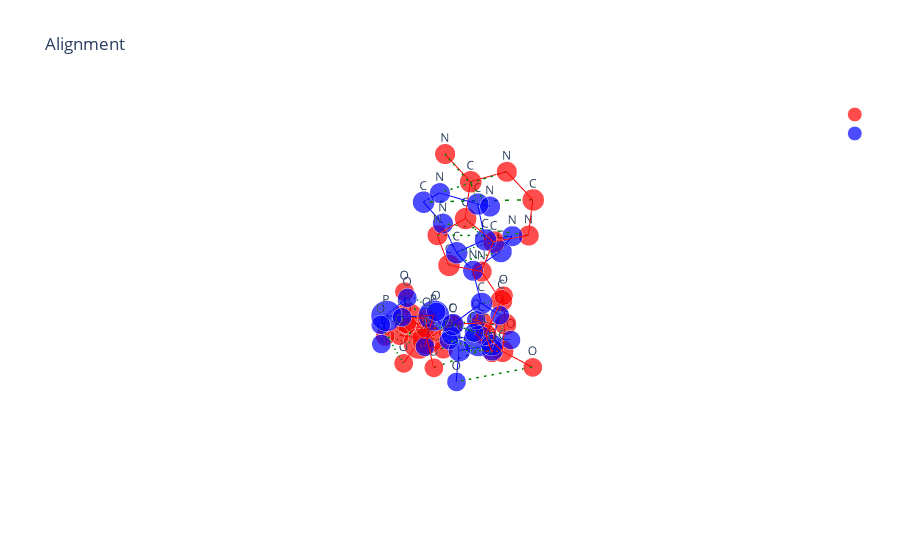

Notebook source saved alongside this figure:
### Code cell
df = pd.read_csv('./otmol_output/6ln3_ATP_result.csv')
data_path = "../Data/first_8_molecules_RDKIT"
ligand = '6ln3_ATP'
i = 17
nameB = ligand+'_conf'+str(i)+'_otmol.xyz'
path1 = os.path.join(data_path, 'extra_bio_ligands', ligand+'.pdb')
path2 = os.path.join(data_path, 'extra_bio_ligands_RDKIT', ligand, ligand+'_conf'+str(i)+'.pdb')
X_A, T_A, B_A = otm.tl.parse_pdb_file(path1)
X_B, T_B, B_B = otm.tl.parse_pdb_file(path2)
assignment = [int(x) for x in df['assignment'][i].strip('[]').split()]
P = otm.tl.permutation_to_matrix(assignment)
X_B_aligned, _, _ = otm.tl.kabsch(X_A, X_B, P) 
otm.tl.write_xyz_with_custom_labels(
    os.path.join('otmol_output', nameB), 
    X_B_aligned[assignment], 
    T_B[assignment],
    comment="aligned by OTMol")
print(otm.tl.root_mean_square_deviation(X_A, X_B_aligned[assignment]))
otm.pl.interactive_alignment_plot(X_A, X_B_aligned, T_A, T_B, B_A, B_B, assignment, '', '')

### Figure 1 — Plotly figure (JSON) as saved in the notebook; plotly's stock layout.template omitted (floating-point values rounded to 4 significant figures)
{"data": [{"marker": {"color": "red", "size": [21.4, 13.2, 13.2, 13.2, 21.4, 13.2, 13.2, 13.2, 21.4, 13.2, 13.2, 13.2, 13.2, 15.2, 15.2, 13.2, 15.2, 13.2, 15.2, 13.2, 15.2, 14.2, 15.2, 14.2, 15.2, 15.2, 14.2, 14.2, 15.2, 14.2, 15.2], "symbol": "circle"}, "mode": "markers+text", "name": "", "text": ["P", "O", "O", "O", "P", "O", "O", "O", "P", "O", "O", "O", "O", "C", "C", "O", "C", "O", "C", "O", "C", "N", "C", "N", "C", "C", "N", "N", "C", "N", "C"], "textposition": "top center", "type": "scatter3d", "x": [74.12, 73.75, 73.0, 75.5, 75.16, 74.55, 76.56, 74.15, 76.18, 77.42, 76.37, 75.1, 75.44, 74.17, 74.14, 74.11, 75.38, 75.1, 76.2, 77.07, 75.15, 75.51, 76.08, 76.19, 75.61, 75.43, 75.74, 74.78, 74.45, 74.6, 75.19], "y": [51.52, 50.1, 52.43, 51.75, 51.98, 51.06, 51.75, 52.19, 54.64, 54.15, 55.27, 53.44, 55.64, 56.28, 57.62, 57.37, 58.5, 59.89, 58.22, 59.28, 58.06, 57.26, 56.02, 55.5, 56.44, 56.48, 55.49, 57.57, 58.56, 58.64, 57.53], "z": [25.47, 25.81, 24.87, 24.97, 28.23, 29.17, 27.65, 27.02, 29.05, 29.71, 27.7, 28.99, 30.09, 29.79, 30.5, 31.91, 30.25, 30.09, 31.5, 31.79, 32.55, 33.74, 33.73, 34.93, 35.78, 37.18, 38.03, 37.67, 36.83, 35.51, 35.04]}, {"marker": {"color": "blue", "size": [21.4, 13.2, 13.2, 13.2, 21.4, 13.2, 13.2, 13.2, 21.4, 13.2, 13.2, 13.2, 13.2, 15.2, 15.2, 13.2, 15.2, 13.2, 15.2, 13.2, 15.2, 14.2, 15.2, 14.2, 15.2, 15.2, 14.2, 14.2, 15.2, 14.2, 15.2], "symbol": "circle"}, "mode": "markers+text", "name": "", "text": ["P", "O", "O", "O", "P", "O", "O", "O", "P", "O", "O", "O", "O", "C", "C", "O", "C", "O", "C", "O", "C", "N", "C", "N", "C", "C", "N", "N", "C", "N", "C"], "textposition": "top center", "type": "scatter3d", "x": [76.78, 76.13, 77.2, 77.89, 74.34, 73.27, 75.47, 75.51, 73.23, 72.08, 72.07, 73.68, 74.12, 74.33, 75.11, 74.46, 76.43, 77.4, 76.66, 77.72, 75.38, 74.85, 73.6, 73.93, 75.32, 75.55, 76.27, 76.34, 76.12, 75.28, 75.69], "y": [52.36, 53.28, 52.26, 53.44, 53.13, 52.18, 53.63, 51.93, 55.33, 54.12, 56.55, 53.77, 55.78, 57.13, 57.71, 57.51, 57.0, 57.78, 56.82, 57.66, 57.22, 56.23, 56.66, 57.43, 57.22, 56.97, 58.13, 55.82, 54.66, 54.87, 56.06], "z": [29.49, 30.72, 27.85, 30.2, 28.58, 27.71, 27.43, 28.44, 27.49, 27.53, 27.59, 27.19, 28.88, 28.75, 29.92, 31.11, 29.99, 29.38, 31.47, 31.8, 32.09, 33.01, 33.61, 34.77, 35.06, 36.51, 37.04, 36.83, 36.03, 34.88, 34.17]}, {"line": {"color": "red", "width": 2}, "mode": "lines", "showlegend": false, "type": "scatter3d", "x": [74.12, 73.75], "y": [51.52, 50.1], "z": [25.47, 25.81]}, {"line": {"color": "red", "width": 2}, "mode": "lines", "showlegend": false, "type": "scatter3d", "x": [74.12, 73.0], "y": [51.52, 52.43], "z": [25.47, 24.87]}, {"line": {"color": "red", "width": 2}, "mode": "lines", "showlegend": false, "type": "scatter3d", "x": [74.12, 75.5], "y": [51.52, 51.75], "z": [25.47, 24.97]}, {"line": {"color": "red", "width": 2}, "mode": "lines", "showlegend": false, "type": "scatter3d", "x": [74.12, 74.15], "y": [51.52, 52.19], "z": [25.47, 27.02]}, {"line": {"color": "red", "width": 2}, "mode": "lines", "showlegend": false, "type": "scatter3d", "x": [75.16, 74.55], "y": [51.98, 51.06], "z": [28.23, 29.17]}, {"line": {"color": "red", "width": 2}, "mode": "lines", "showlegend": false, "type": "scatter3d", "x": [75.16, 76.56], "y": [51.98, 51.75], "z": [28.23, 27.65]}, {"line": {"color": "red", "width": 2}, "mode": "lines", "showlegend": false, "type": "scatter3d", "x": [75.16, 74.15], "y": [51.98, 52.19], "z": [28.23, 27.02]}, {"line": {"color": "red", "width": 2}, "mode": "lines", "showlegend": false, "type": "scatter3d", "x": [75.16, 75.1], "y": [51.98, 53.44], "z": [28.23, 28.99]}, {"line": {"color": "red", "width": 2}, "mode": "lines", "showlegend": false, "type": "scatter3d", "x": [76.18, 77.42], "y": [54.64, 54.15], "z": [29.05, 29.71]}, {"line": {"color": "red", "width": 2}, "mode": "lines", "showlegend": false, "type": "scatter3d", "x": [76.18, 76.37], "y": [54.64, 55.27], "z": [29.05, 27.7]}, {"line": {"color": "red", "width": 2}, "mode": "lines", "showlegend": false, "type": "scatter3d", "x": [76.18, 75.1], "y": [54.64, 53.44], "z": [29.05, 28.99]}, {"line": {"color": "red", "width": 2}, "mode": "lines", "showlegend": false, "type": "scatter3d", "x": [76.18, 75.44], "y": [54.64, 55.64], "z": [29.05, 30.09]}, {"line": {"color": "red", "width": 2}, "mode": "lines", "showlegend": false, "type": "scatter3d", "x": [75.44, 74.17], "y": [55.64, 56.28], "z": [30.09, 29.79]}, {"line": {"color": "red", "width": 2}, "mode": "lines", "showlegend": false, "type": "scatter3d", "x": [74.17, 74.14], "y": [56.28, 57.62], "z": [29.79, 30.5]}, {"line": {"color": "red", "width": 2}, "mode": "lines", "showlegend": false, "type": "scatter3d", "x": [74.14, 74.11], "y": [57.62, 57.37], "z": [30.5, 31.91]}, {"line": {"color": "red", "width": 2}, "mode": "lines", "showlegend": false, "type": "scatter3d", "x": [74.14, 75.38], "y": [57.62, 58.5], "z": [30.5, 30.25]}, {"line": {"color": "red", "width": 2}, "mode": "lines", "showlegend": false, "type": "scatter3d", "x": [74.11, 75.15], "y": [57.37, 58.06], "z": [31.91, 32.55]}, {"line": {"color": "red", "width": 2}, "mode": "lines", "showlegend": false, "type": "scatter3d", "x": [75.38, 75.1], "y": [58.5, 59.89], "z": [30.25, 30.09]}, {"line": {"color": "red", "width": 2}, "mode": "lines", "showlegend": false, "type": "scatter3d", "x": [75.38, 76.2], "y": [58.5, 58.22], "z": [30.25, 31.5]}, {"line": {"color": "red", "width": 2}, "mode": "lines", "showlegend": false, "type": "scatter3d", "x": [76.2, 77.07], "y": [58.22, 59.28], "z": [31.5, 31.79]}, {"line": {"color": "red", "width": 2}, "mode": "lines", "showlegend": false, "type": "scatter3d", "x": [76.2, 75.15], "y": [58.22, 58.06], "z": [31.5, 32.55]}, {"line": {"color": "red", "width": 2}, "mode": "lines", "showlegend": false, "type": "scatter3d", "x": [75.15, 75.51], "y": [58.06, 57.26], "z": [32.55, 33.74]}, {"line": {"color": "red", "width": 2}, "mode": "lines", "showlegend": false, "type": "scatter3d", "x": [75.51, 76.08], "y": [57.26, 56.02], "z": [33.74, 33.73]}, {"line": {"color": "red", "width": 2}, "mode": "lines", "showlegend": false, "type": "scatter3d", "x": [75.51, 75.19], "y": [57.26, 57.53], "z": [33.74, 35.04]}, {"line": {"color": "red", "width": 2}, "mode": "lines", "showlegend": false, "type": "scatter3d", "x": [76.08, 76.19], "y": [56.02, 55.5], "z": [33.73, 34.93]}, {"line": {"color": "red", "width": 2}, "mode": "lines", "showlegend": false, "type": "scatter3d", "x": [76.19, 75.61], "y": [55.5, 56.44], "z": [34.93, 35.78]}, {"line": {"color": "red", "width": 2}, "mode": "lines", "showlegend": false, "type": "scatter3d", "x": [75.61, 75.43], "y": [56.44, 56.48], "z": [35.78, 37.18]}, {"line": {"color": "red", "width": 2}, "mode": "lines", "showlegend": false, "type": "scatter3d", "x": [75.61, 75.19], "y": [56.44, 57.53], "z": [35.78, 35.04]}, {"line": {"color": "red", "width": 2}, "mode": "lines", "showlegend": false, "type": "scatter3d", "x": [75.43, 75.74], "y": [56.48, 55.49], "z": [37.18, 38.03]}, {"line": {"color": "red", "width": 2}, "mode": "lines", "showlegend": false, "type": "scatter3d", "x": [75.43, 74.78], "y": [56.48, 57.57], "z": [37.18, 37.67]}, {"line": {"color": "red", "width": 2}, "mode": "lines", "showlegend": false, "type": "scatter3d", "x": [74.78, 74.45], "y": [57.57, 58.56], "z": [37.67, 36.83]}, {"line": {"color": "red", "width": 2}, "mode": "lines", "showlegend": false, "type": "scatter3d", "x": [74.45, 74.6], "y": [58.56, 58.64], "z": [36.83, 35.51]}, {"line": {"color": "red", "width": 2}, "mode": "lines", "showlegend": false, "type": "scatter3d", "x": [74.6, 75.19], "y": [58.64, 57.53], "z": [35.51, 35.04]}, {"line": {"color": "blue", "width": 2}, "mode": "lines", "showlegend": false, "type": "scatter3d", "x": [76.78, 76.13], "y": [52.36, 53.28], "z": [29.49, 30.72]}, {"line": {"color": "blue", "width": 2}, "mode": "lines", "showlegend": false, "type": "scatter3d", "x": [76.78, 77.2], "y": [52.36, 52.26], "z": [29.49, 27.85]}, {"line": {"color": "blue", "width": 2}, "mode": "lines", "showlegend": false, "type": "scatter3d", "x": [76.78, 77.89], "y": [52.36, 53.44], "z": [29.49, 30.2]}, {"line": {"color": "blue", "width": 2}, "mode": "lines", "showlegend": false, "type": "scatter3d", "x": [76.78, 75.51], "y": [52.36, 51.93], "z": [29.49, 28.44]}, {"line": {"color": "blue", "width": 2}, "mode": "lines", "showlegend": false, "type": "scatter3d", "x": [74.34, 73.27], "y": [53.13, 52.18], "z": [28.58, 27.71]}, {"line": {"color": "blue", "width": 2}, "mode": "lines", "showlegend": false, "type": "scatter3d", "x": [74.34, 75.47], "y": [53.13, 53.63], "z": [28.58, 27.43]}, {"line": {"color": "blue", "width": 2}, "mode": "lines", "showlegend": false, "type": "scatter3d", "x": [74.34, 75.51], "y": [53.13, 51.93], "z": [28.58, 28.44]}, {"line": {"color": "blue", "width": 2}, "mode": "lines", "showlegend": false, "type": "scatter3d", "x": [74.34, 73.68], "y": [53.13, 53.77], "z": [28.58, 27.19]}, {"line": {"color": "blue", "width": 2}, "mode": "lines", "showlegend": false, "type": "scatter3d", "x": [73.23, 72.08], "y": [55.33, 54.12], "z": [27.49, 27.53]}, {"line": {"color": "blue", "width": 2}, "mode": "lines", "showlegend": false, "type": "scatter3d", "x": [73.23, 72.07], "y": [55.33, 56.55], "z": [27.49, 27.59]}, {"line": {"color": "blue", "width": 2}, "mode": "lines", "showlegend": false, "type": "scatter3d", "x": [73.23, 73.68], "y": [55.33, 53.77], "z": [27.49, 27.19]}, {"line": {"color": "blue", "width": 2}, "mode": "lines", "showlegend": false, "type": "scatter3d", "x": [73.23, 74.12], "y": [55.33, 55.78], "z": [27.49, 28.88]}, {"line": {"color": "blue", "width": 2}, "mode": "lines", "showlegend": false, "type": "scatter3d", "x": [74.12, 74.33], "y": [55.78, 57.13], "z": [28.88, 28.75]}, {"line": {"color": "blue", "width": 2}, "mode": "lines", "showlegend": false, "type": "scatter3d", "x": [74.33, 75.11], "y": [57.13, 57.71], "z": [28.75, 29.92]}, {"line": {"color": "blue", "width": 2}, "mode": "lines", "showlegend": false, "type": "scatter3d", "x": [75.11, 74.46], "y": [57.71, 57.51], "z": [29.92, 31.11]}, {"line": {"color": "blue", "width": 2}, "mode": "lines", "showlegend": false, "type": "scatter3d", "x": [75.11, 76.43], "y": [57.71, 57.0], "z": [29.92, 29.99]}, {"line": {"color": "blue", "width": 2}, "mode": "lines", "showlegend": false, "type": "scatter3d", "x": [74.46, 75.38], "y": [57.51, 57.22], "z": [31.11, 32.09]}, {"line": {"color": "blue", "width": 2}, "mode": "lines", "showlegend": false, "type": "scatter3d", "x": [76.43, 77.4], "y": [57.0, 57.78], "z": [29.99, 29.38]}, {"line": {"color": "blue", "width": 2}, "mode": "lines", "showlegend": false, "type": "scatter3d", "x": [76.43, 76.66], "y": [57.0, 56.82], "z": [29.99, 31.47]}, {"line": {"color": "blue", "width": 2}, "mode": "lines", "showlegend": false, "type": "scatter3d", "x": [76.66, 77.72], "y": [56.82, 57.66], "z": [31.47, 31.8]}, {"line": {"color": "blue", "width": 2}, "mode": "lines", "showlegend": false, "type": "scatter3d", "x": [76.66, 75.38], "y": [56.82, 57.22], "z": [31.47, 32.09]}, {"line": {"color": "blue", "width": 2}, "mode": "lines", "showlegend": false, "type": "scatter3d", "x": [75.38, 74.85], "y": [57.22, 56.23], "z": [32.09, 33.01]}, {"line": {"color": "blue", "width": 2}, "mode": "lines", "showlegend": false, "type": "scatter3d", "x": [74.85, 73.6], "y": [56.23, 56.66], "z": [33.01, 33.61]}, {"line": {"color": "blue", "width": 2}, "mode": "lines", "showlegend": false, "type": "scatter3d", "x": [74.85, 75.69], "y": [56.23, 56.06], "z": [33.01, 34.17]}, {"line": {"color": "blue", "width": 2}, "mode": "lines", "showlegend": false, "type": "scatter3d", "x": [73.6, 73.93], "y": [56.66, 57.43], "z": [33.61, 34.77]}, {"line": {"color": "blue", "width": 2}, "mode": "lines", "showlegend": false, "type": "scatter3d", "x": [73.93, 75.32], "y": [57.43, 57.22], "z": [34.77, 35.06]}, {"line": {"color": "blue", "width": 2}, "mode": "lines", "showlegend": false, "type": "scatter3d", "x": [75.32, 75.55], "y": [57.22, 56.97], "z": [35.06, 36.51]}, {"line": {"color": "blue", "width": 2}, "mode": "lines", "showlegend": false, "type": "scatter3d", "x": [75.32, 75.69], "y": [57.22, 56.06], "z": [35.06, 34.17]}, {"line": {"color": "blue", "width": 2}, "mode": "lines", "showlegend": false, "type": "scatter3d", "x": [75.55, 76.27], "y": [56.97, 58.13], "z": [36.51, 37.04]}, {"line": {"color": "blue", "width": 2}, "mode": "lines", "showlegend": false, "type": "scatter3d", "x": [75.55, 76.34], "y": [56.97, 55.82], "z": [36.51, 36.83]}, {"line": {"color": "blue", "width": 2}, "mode": "lines", "showlegend": false, "type": "scatter3d", "x": [76.34, 76.12], "y": [55.82, 54.66], "z": [36.83, 36.03]}, {"line": {"color": "blue", "width": 2}, "mode": "lines", "showlegend": false, "type": "scatter3d", "x": [76.12, 75.28], "y": [54.66, 54.87], "z": [36.03, 34.88]}, {"line": {"color": "blue", "width": 2}, "mode": "lines", "showlegend": false, "type": "scatter3d", "x": [75.28, 75.69], "y": [54.87, 56.06], "z": [34.88, 34.17]}, {"line": {"color": "green", "dash": "longdash", "width": 3}, "mode": "lines", "showlegend": false, "type": "scatter3d", "x": [74.12, 76.78], "y": [51.52, 52.36], "z": [25.47, 29.49]}, {"line": {"color": "green", "dash": "longdash", "width": 3}, "mode": "lines", "showlegend": false, "type": "scatter3d", "x": [73.75, 77.2], "y": [50.1, 52.26], "z": [25.81, 27.85]}, {"line": {"color": "green", "dash": "longdash", "width": 3}, "mode": "lines", "showlegend": false, "type": "scatter3d", "x": [73.0, 76.13], "y": [52.43, 53.28], "z": [24.87, 30.72]}, {"line": {"color": "green", "dash": "longdash", "width": 3}, "mode": "lines", "showlegend": false, "type": "scatter3d", "x": [75.5, 77.89], "y": [51.75, 53.44], "z": [24.97, 30.2]}, {"line": {"color": "green", "dash": "longdash", "width": 3}, "mode": "lines", "showlegend": false, "type": "scatter3d", "x": [75.16, 74.34], "y": [51.98, 53.13], "z": [28.23, 28.58]}, {"line": {"color": "green", "dash": "longdash", "width": 3}, "mode": "lines", "showlegend": false, "type": "scatter3d", "x": [74.55, 73.27], "y": [51.06, 52.18], "z": [29.17, 27.71]}, {"line": {"color": "green", "dash": "longdash", "width": 3}, "mode": "lines", "showlegend": false, "type": "scatter3d", "x": [76.56, 75.47], "y": [51.75, 53.63], "z": [27.65, 27.43]}, {"line": {"color": "green", "dash": "longdash", "width": 3}, "mode": "lines", "showlegend": false, "type": "scatter3d", "x": [74.15, 75.51], "y": [52.19, 51.93], "z": [27.02, 28.44]}, {"line": {"color": "green", "dash": "longdash", "width": 3}, "mode": "lines", "showlegend": false, "type": "scatter3d", "x": [76.18, 73.23], "y": [54.64, 55.33], "z": [29.05, 27.49]}, {"line": {"color": "green", "dash": "longdash", "width": 3}, "mode": "lines", "showlegend": false, "type": "scatter3d", "x": [77.42, 72.08], "y": [54.15, 54.12], "z": [29.71, 27.53]}, {"line": {"color": "green", "dash": "longdash", "width": 3}, "mode": "lines", "showlegend": false, "type": "scatter3d", "x": [76.37, 72.07], "y": [55.27, 56.55], "z": [27.7, 27.59]}, {"line": {"color": "green", "dash": "longdash", "width": 3}, "mode": "lines", "showlegend": false, "type": "scatter3d", "x": [75.1, 73.68], "y": [53.44, 53.77], "z": [28.99, 27.19]}, {"line": {"color": "green", "dash": "longdash", "width": 3}, "mode": "lines", "showlegend": false, "type": "scatter3d", "x": [75.44, 74.12], "y": [55.64, 55.78], "z": [30.09, 28.88]}, {"line": {"color": "green", "dash": "longdash", "width": 3}, "mode": "lines", "showlegend": false, "type": "scatter3d", "x": [74.17, 74.33], "y": [56.28, 57.13], "z": [29.79, 28.75]}, {"line": {"color": "green", "dash": "longdash", "width": 3}, "mode": "lines", "showlegend": false, "type": "scatter3d", "x": [74.14, 75.11], "y": [57.62, 57.71], "z": [30.5, 29.92]}, {"line": {"color": "green", "dash": "longdash", "width": 3}, "mode": "lines", "showlegend": false, "type": "scatter3d", "x": [74.11, 74.46], "y": [57.37, 57.51], "z": [31.91, 31.11]}, {"line": {"color": "green", "dash": "longdash", "width": 3}, "mode": "lines", "showlegend": false, "type": "scatter3d", "x": [75.38, 76.43], "y": [58.5, 57.0], "z": [30.25, 29.99]}, {"line": {"color": "green", "dash": "longdash", "width": 3}, "mode": "lines", "showlegend": false, "type": "scatter3d", "x": [75.1, 77.4], "y": [59.89, 57.78], "z": [30.09, 29.38]}, {"line": {"color": "green", "dash": "longdash", "width": 3}, "mode": "lines", "showlegend": false, "type": "scatter3d", "x": [76.2, 76.66], "y": [58.22, 56.82], "z": [31.5, 31.47]}, {"line": {"color": "green", "dash": "longdash", "width": 3}, "mode": "lines", "showlegend": false, "type": "scatter3d", "x": [77.07, 77.72], "y": [59.28, 57.66], "z": [31.79, 31.8]}, {"line": {"color": "green", "dash": "longdash", "width": 3}, "mode": "lines", "showlegend": false, "type": "scatter3d", "x": [75.15, 75.38], "y": [58.06, 57.22], "z": [32.55, 32.09]}, {"line": {"color": "green", "dash": "longdash", "width": 3}, "mode": "lines", "showlegend": false, "type": "scatter3d", "x": [75.51, 74.85], "y": [57.26, 56.23], "z": [33.74, 33.01]}, {"line": {"color": "green", "dash": "longdash", "width": 3}, "mode": "lines", "showlegend": false, "type": "scatter3d", "x": [76.08, 73.6], "y": [56.02, 56.66], "z": [33.73, 33.61]}, {"line": {"color": "green", "dash": "longdash", "width": 3}, "mode": "lines", "showlegend": false, "type": "scatter3d", "x": [76.19, 73.93], "y": [55.5, 57.43], "z": [34.93, 34.77]}, {"line": {"color": "green", "dash": "longdash", "width": 3}, "mode": "lines", "showlegend": false, "type": "scatter3d", "x": [75.61, 75.32], "y": [56.44, 57.22], "z": [35.78, 35.06]}, {"line": {"color": "green", "dash": "longdash", "width": 3}, "mode": "lines", "showlegend": false, "type": "scatter3d", "x": [75.43, 75.55], "y": [56.48, 56.97], "z": [37.18, 36.51]}, {"line": {"color": "green", "dash": "longdash", "width": 3}, "mode": "lines", "showlegend": false, "type": "scatter3d", "x": [75.74, 76.27], "y": [55.49, 58.13], "z": [38.03, 37.04]}, {"line": {"color": "green", "dash": "longdash", "width": 3}, "mode": "lines", "showlegend": false, "type": "scatter3d", "x": [74.78, 76.34], "y": [57.57, 55.82], "z": [37.67, 36.83]}, {"line": {"color": "green", "dash": "longdash", "width": 3}, "mode": "lines", "showlegend": false, "type": "scatter3d", "x": [74.45, 76.12], "y": [58.56, 54.66], "z": [36.83, 36.03]}, {"line": {"color": "green", "dash": "longdash", "width": 3}, "mode": "lines", "showlegend": false, "type": "scatter3d", "x": [74.6, 75.28], "y": [58.64, 54.87], "z": [35.51, 34.88]}, {"line": {"color": "green", "dash": "longdash", "width": 3}, "mode": "lines", "showlegend": false, "type": "scatter3d", "x": [75.19, 75.69], "y": [57.53, 56.06], "z": [35.04, 34.17]}], "layout": {"scene": {"aspectmode": "data", "xaxis": {"title": {"text": "X"}, "visible": false}, "yaxis": {"title": {"text": "Y"}, "visible": false}, "zaxis": {"title": {"text": "Z"}, "visible": false}}, "showlegend": true, "title": {"text": "  Alignment"}}}
